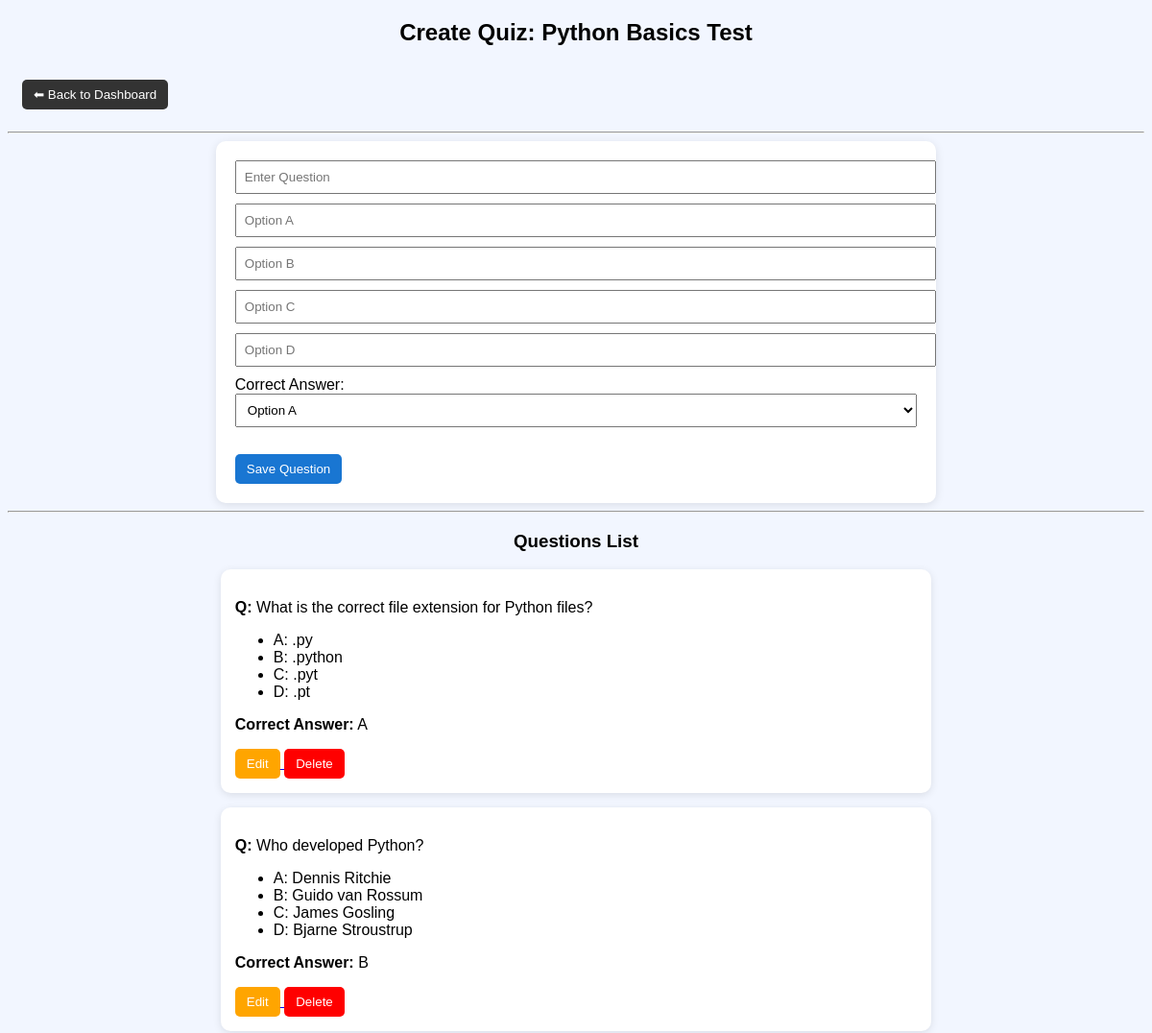
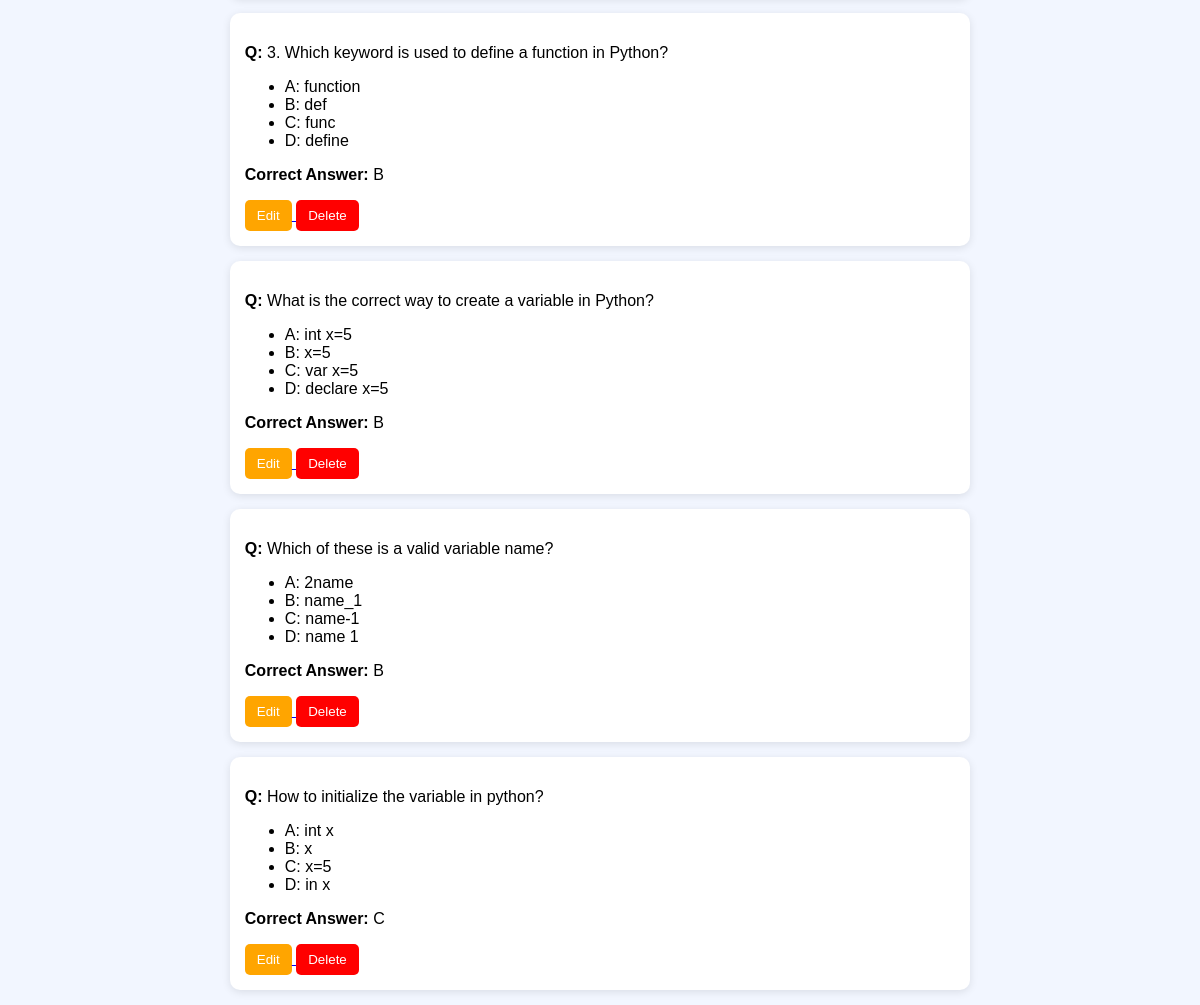
Page /add_question/1 on the committed database (2 pictures, top to bottom).
### models.py (models this page shows, shortened)
class Quiz(db.Model):
    id = db.Column(db.Integer, primary_key=True)
    title = db.Column(db.String(100), nullable=False)
    subject_id = db.Column(db.Integer, db.ForeignKey('subject.id'), nullable=False)
    teacher_id = db.Column(db.Integer, db.ForeignKey('user.id'), nullable=False)
    results = db.relationship('Result', backref='quiz', lazy=True)
    __table_args__ = (
        db.UniqueConstraint(
            'title',
            'subject_id',
            'teacher_id',
            name='unique_quiz_rule'
        ),
    )

class Question(db.Model):
    id = db.Column(db.Integer, primary_key=True)
    question_text = db.Column(db.String(300), nullable=False)
    option_a = db.Column(db.String(200), nullable=False)
    option_b = db.Column(db.String(200), nullable=False)
    option_c = db.Column(db.String(200), nullable=False)
    option_d = db.Column(db.String(200), nullable=False)
    correct_answer = db.Column(db.String(10), nullable=False)
    quiz_id = db.Column(db.Integer, db.ForeignKey('quiz.id'), nullable=False)

### app.py (the view, shortened to what this page needs)
@app.route('/add_question/<int:quiz_id>', methods=['GET', 'POST'])
def add_question(quiz_id):
    quiz = Quiz.query.get(quiz_id)
    if not quiz:
        return "Quiz not found"
    questions = Question.query.filter_by(
        quiz_id=quiz_id
    ).all()
    return render_template(
        'add_question.html',
        quiz=quiz,
        questions=questions,
        message=""
    )

### templates/add_question.html (shortened to what this page needs)
<!DOCTYPE html>
<html>
<head>
</head>
<body>
<h2>Create Quiz: {{ quiz.title }}</h2>
<a href="/teacher_dashboard">
    <button class="back-btn">⬅ Back to Dashboard</button>
</a>
<hr>
<form method="POST">
    <input type="text" name="question" placeholder="Enter Question" required>
    <input type="text" name="option_a" placeholder="Option A" required>
    <input type="text" name="option_b" placeholder="Option B" required>
    <input type="text" name="option_c" placeholder="Option C" required>
    <input type="text" name="option_d" placeholder="Option D" required>
    <label>Correct Answer:</label>
    <select name="correct_answer" required>
        <option value="A">Option A</option>
    </select>
    <br><br>
    <button type="submit">Save Question</button>
</form>
<hr>
<h3>Questions List</h3>
{% if questions and questions|length > 0 %}
    {% for ques in questions %}
        <div class="question-box">
            <p><b>Q:</b> {{ ques.question_text }}</p>
            <ul>
                <li>A: {{ ques.option_a }}</li>
                <li>B: {{ ques.option_b }}</li>
                <li>C: {{ ques.option_c }}</li>
                <li>D: {{ ques.option_d }}</li>
            </ul>
            <p><b>Correct Answer:</b> {{ ques.correct_answer }}</p>
            <a href="/edit_question/{{ ques.id }}">
                <button class="btn-orange">Edit</button>
            </a>
            <a href="/delete_question/{{ ques.id }}"
               onclick="return confirm('Are you sure you want to delete this question?')">
                <button class="btn-red">Delete</button>
            </a>
        </div>
    {% endfor %}
{% else %}
    <p style="color:gray;text-align:center;">No questions added yet.</p>
{% endif %}
</body>
</html>

### templates/add_question.html (style rules this page uses)
body { font-family: Arial; background: #f2f6ff; }
h2, h3 { text-align: center; }
form { width: 60%; margin: auto; background: white; padding: 20px; border-radius: 10px; box-shadow: 0px 2px 10px rgba(0,0,0,0.1); }
input, select { width: 100%; padding: 8px; margin-bottom: 10px; }
button { padding: 8px 12px; background: #1976d2; color: white; border: none; border-radius: 5px; cursor: pointer; }
.question-box { width: 60%; margin: auto; background: white; padding: 15px; margin-bottom: 15px; border-radius: 10px; box-shadow: 0px 2px 8px rgba(0,0,0,0.1); }
.btn-red { background: red; color: white; }
.btn-orange { background: orange; color: white; }
.back-btn { background: #333; color: white; margin: 15px; }

### rows in the picture
Quiz: title "Python Basics Test"
Question: question_text "What is the correct file extension for Python files?", option_a ".py", option_b ".python", option_c ".pyt", option_d ".pt", correct_answer "A"
Question: question_text "Who developed Python?", option_a "Dennis Ritchie", option_b "Guido van Rossum", option_c "James Gosling", option_d "Bjarne Stroustrup", correct_answer "B"
Question: question_text "3. Which keyword is used to define a function in Python?", option_a "function", option_b "def", option_c "func", option_d "define", correct_answer "B"
Question: question_text "What is the correct way to create a variable in Python?", option_a "int x=5", option_b "x=5", option_c "var x=5", option_d "declare x=5", correct_answer "B"
Question: question_text "Which of these is a valid variable name?", option_a "2name", option_b "name_1", option_c "name-1", option_d "name 1", correct_answer "B"
Question: question_text "How to initialize the variable in python?", option_a "int x", option_b "x", option_c "x=5", option_d "in x", correct_answer "C"
